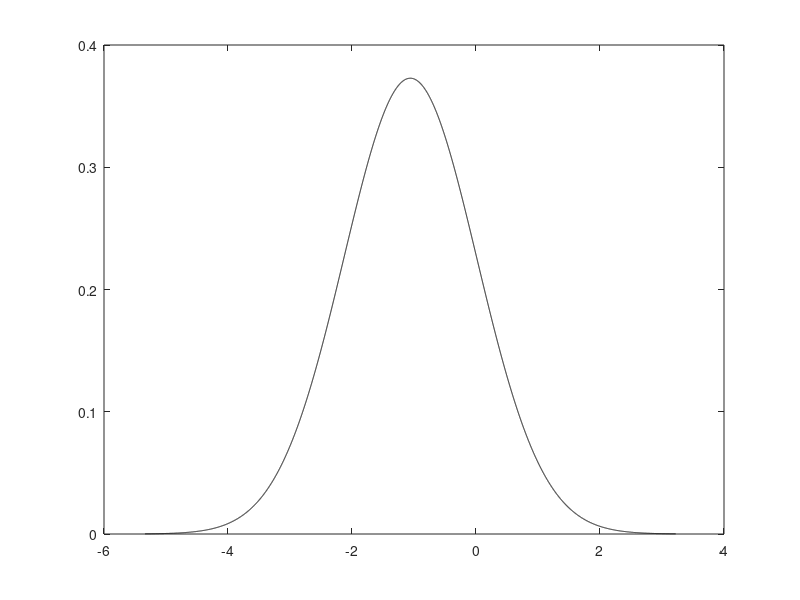

MATLAB code to generate this figure: (Note: this script raises an error after producing the figure.)
% testing parameterisation of logit-normal distribution 

clear all

%n = 1000000;

dx = 0.001;
x_logit_normal = (0:dx:1)';


%% relaxing both the underlying dist. and the logistic mapping: 
%mu_1 =  0; % convalescent serum - Khoury et al. 

%AstraZeneca
mu_1 = -0.61

t1 = 0
t2 = 10 %waning period in weeks
t2 = t2 * 7; %waning period in days. 

t_half = 108;
lambda = log(2)/t_half;

%linear decay of log neuts: 
mu_1 = mu_1 - lambda * (t2 - t1)

sig_1 = 1.07; % Cromer et al. (changed to base e)

x_normal = ((mu_1 - 4*sig_1):dx:(mu_1 + 4*sig_1))';

general_normal = makedist('Normal', 'mu', mu_1, 'sigma', sig_1); %call this N(mu_1, sig_1)
pdf_normal = pdf(general_normal, x_normal);

figure(2)
plot(x_normal, pdf_normal, 'k-')

L = 1
k =  1.3 %Khoury et al (converted to base e)
x0 = -1.6 %Khoury et al. (converted to base e)

y2_general_logistic = general_logistic(x_normal, L, k, x0);

figure(2)
hold on
plot(x_normal, y2_general_logistic, 'r-')
hold off


sig = k * sig_1;
mu = k * (mu_1 - x0);
pdf_logit_normal = logit_normal_pdf(mu, sig, x_logit_normal);

figure(3)
plot(x_logit_normal, pdf_logit_normal)

function p_LN = logit_normal_pdf(mu, sig, x)

    term_1 = 1./(sig * sqrt(2*pi));

    term_2 = 1./(x.*(1-x));

    logit_x = log(x./(1 - x));

    term_3 = exp(- (logit_x - mu).^2 ./ (2*sig.^2));

    p_LN = term_1 .* term_2 .* term_3;

end

function y = standard_logistic(x)

    y = 1 ./ (1 + exp(-x));

end

function y = general_logistic(x, L, k, x0)

    y = L ./ (1 + exp(-k * (x - x0)));

end